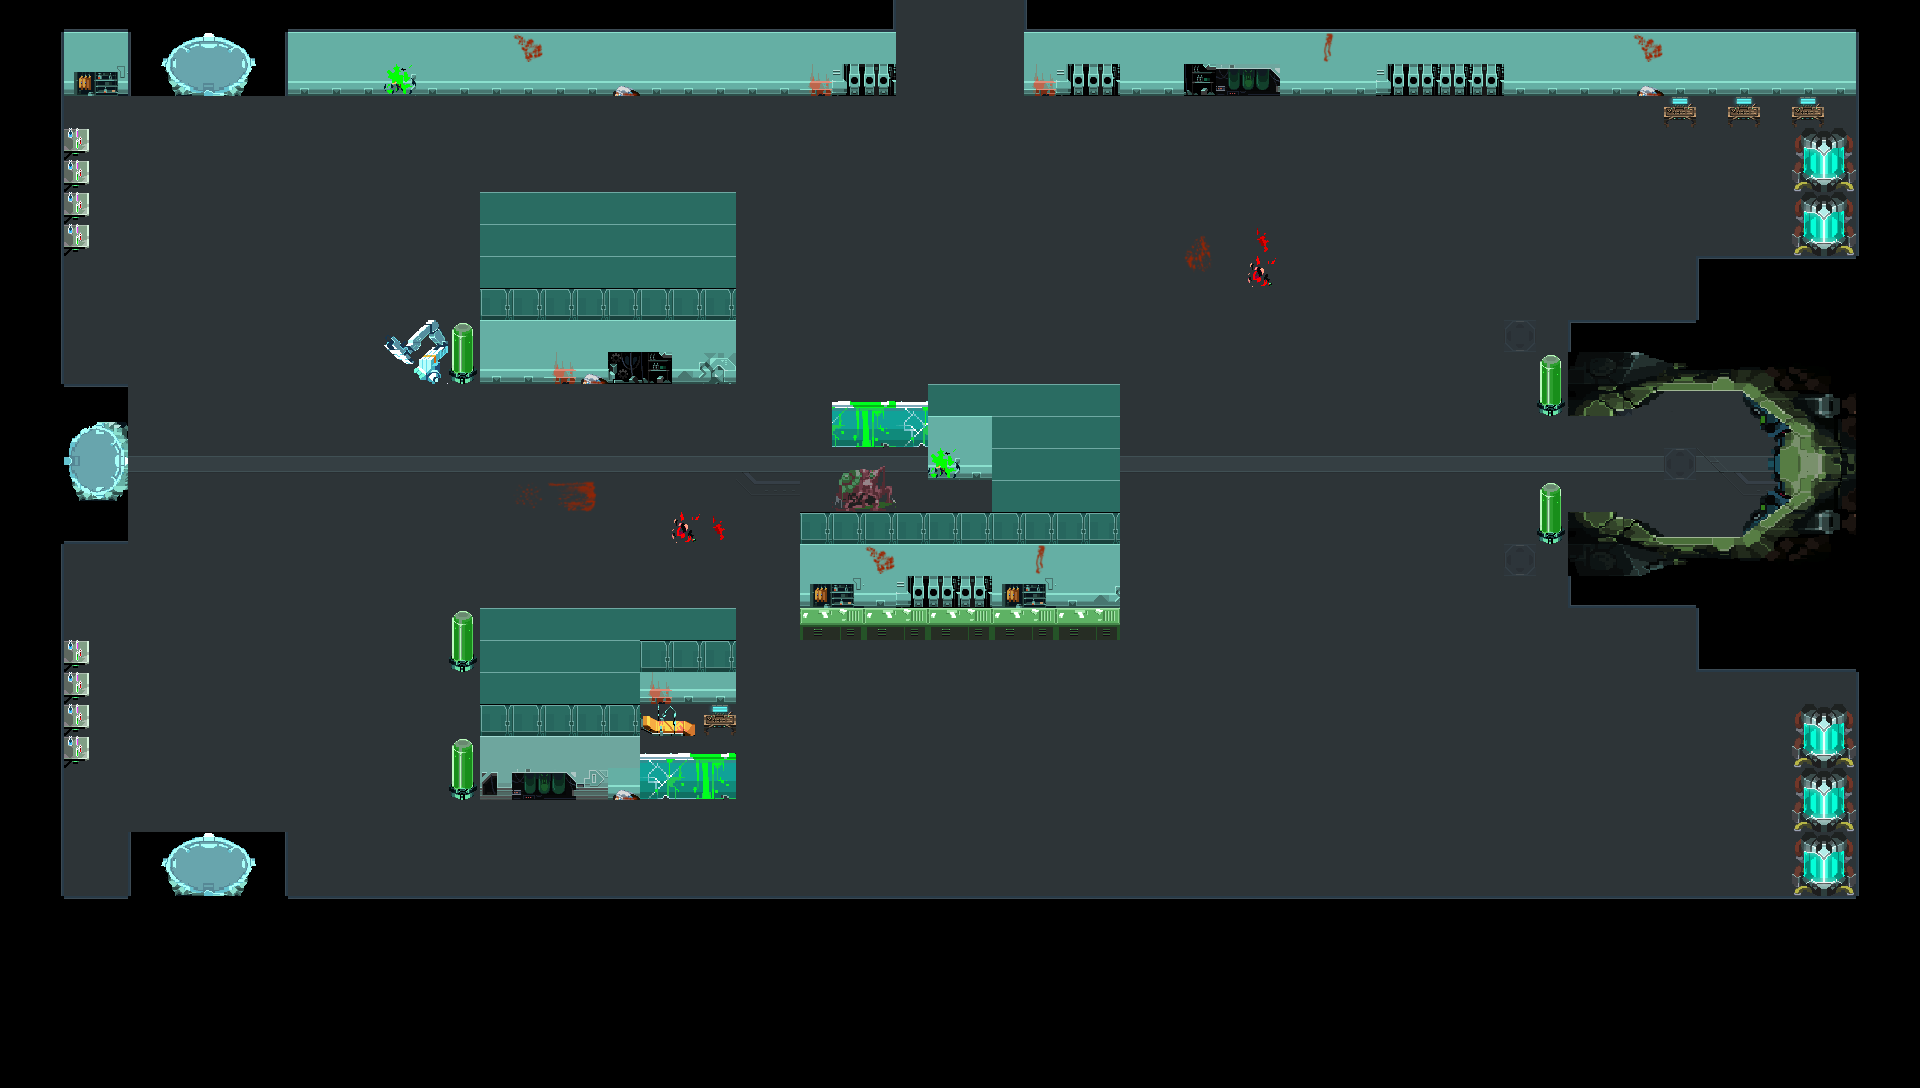

This game map was drawn from its Tiled (.tmx) file and the tilesets committed beside it. A one-line description and the trimmed map source follow:
An orthogonal 60x34 tile map with 32x32 px tiles, 2 tile layers (Suelo, Colisiones) and 7 objects.

<map version="1.0" tiledversion="1.1.2" orientation="orthogonal" renderorder="right-down" width="60" height="34" tilewidth="32" tileheight="32" infinite="0" nextobjectid="13">
 <tileset firstgid="1" name="Tileset01" tilewidth="32" tileheight="32" tilecount="256" columns="16">
  <image source="resources/Tileset01.png" width="512" height="512" />
 </tileset>
 <layer name="Suelo" width="60" height="34">
  <data>[2040 cells, 1467 non-empty, 33 distinct tile ids]</data>
 </layer>
 <layer name="Colisiones" width="60" height="34">
  <data>[2040 cells, 928 non-empty, 103 distinct tile ids]</data>
 </layer>
 <objectgroup name="Placer">
  <object id="1" x="961.333" y="208" />
  <object id="2" x="962" y="783.333" />
  <object id="3" x="1300" y="468" />
  <object id="4" x="1458" y="240" />
  <object id="5" x="1454" y="720.667" />
  <object id="11" x="592" y="144" />
  <object id="12" x="590.667" y="848" />
 </objectgroup>
</map>
